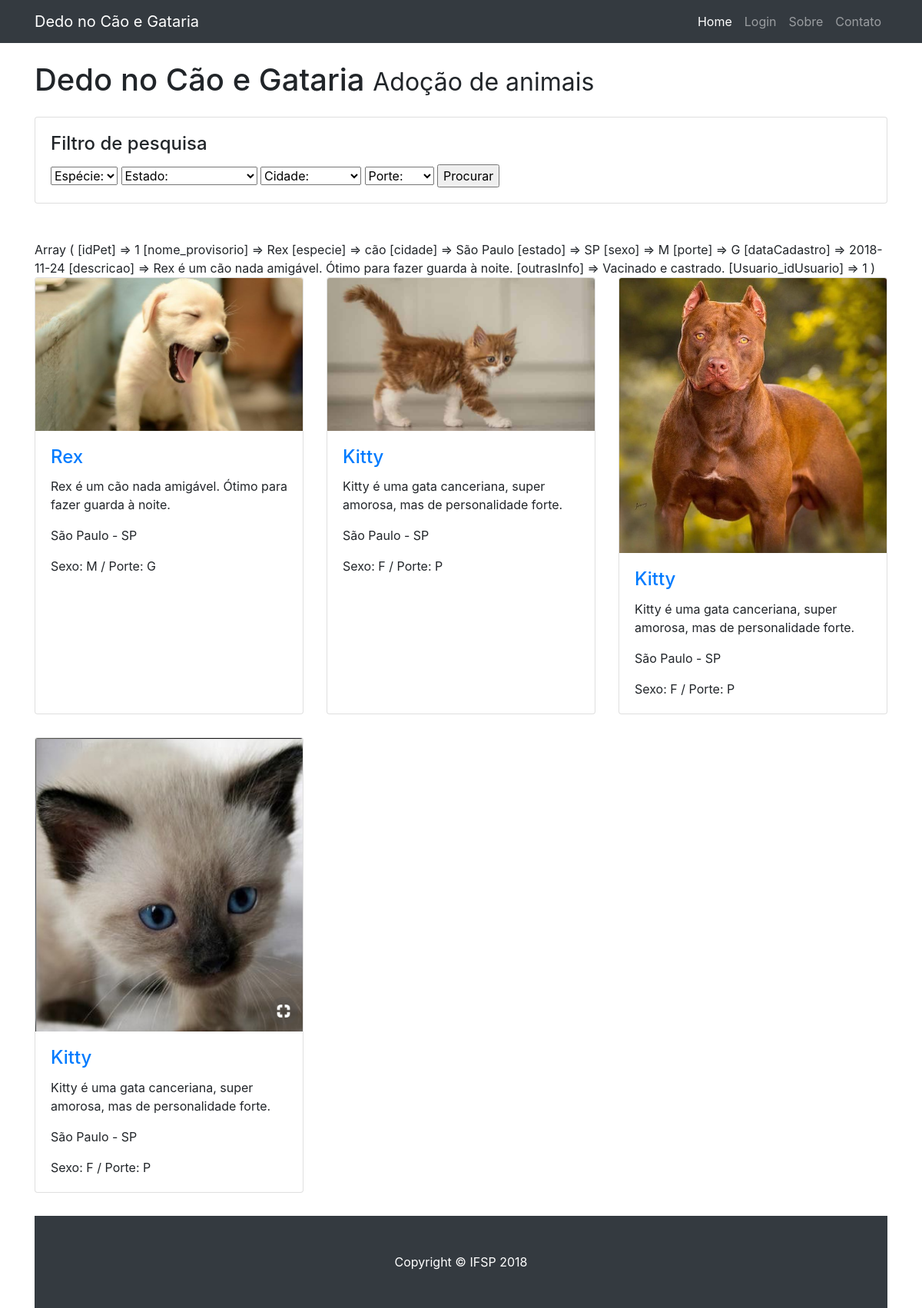
Screenshot of /startbootstrap-3-col-portfolio-gh-pages/resultadoPesquisa.php with the database file from the repository.
### tables this page shows
CREATE TABLE IF NOT EXISTS `fotosPet` (
  `idfotosPet` INT NOT NULL AUTO_INCREMENT,
  `linkFotoPerfil` VARCHAR(60) NOT NULL,
  `linkFoto1` VARCHAR(60) NULL,
  `linkFoto2` VARCHAR(60) NULL,
  `linkFoto3` VARCHAR(60) NULL,
  `linkFoto4` VARCHAR(60) NULL,
  `linkFoto5` VARCHAR(60) NULL,
  `linkFoto6` VARCHAR(60) NULL,
  `Pet_idPet` INT NOT NULL,
  PRIMARY KEY (`idfotosPet`),
  INDEX `fk_fotosPet_Pet1_idx` (`Pet_idPet` ASC),
  CONSTRAINT `fk_fotosPet_Pet1`
    FOREIGN KEY (`Pet_idPet`)
    REFERENCES `Pet` (`idPet`)
    ON DELETE NO ACTION
    ON UPDATE NO ACTION);

CREATE TABLE IF NOT EXISTS `Pet` (
  `idPet` INT NOT NULL AUTO_INCREMENT,
  `nome_provisorio` VARCHAR(30) NOT NULL,
  `especie` ENUM('cão', 'gato') NOT NULL,
  `cidade` VARCHAR(45) NOT NULL,
  `estado` VARCHAR(2) NOT NULL,
  `sexo` ENUM('F', 'M') NOT NULL,
  `porte` ENUM('P', 'M', 'G') NOT NULL,
  `dataCadastro` DATE NOT NULL,
  `descricao` VARCHAR(150) NOT NULL,
  `outrasInfo` VARCHAR(100) NOT NULL,
  `Usuario_idUsuario` INT NOT NULL,
  PRIMARY KEY (`idPet`),
  INDEX `fk_Pet_Usuario1_idx` (`Usuario_idUsuario` ASC),
  CONSTRAINT `fk_Pet_Usuario1`
    FOREIGN KEY (`Usuario_idUsuario`)
    REFERENCES `Usuario` (`idUsuario`)
    ON DELETE NO ACTION
    ON UPDATE NO ACTION);

### startbootstrap-3-col-portfolio-gh-pages/envioPesquisa.php (called while the page is built, shortened)
<?php
    require('conexaoBanco.php');
    $pesquisaPet = "SELECT * from pet";
    $result_pesquisaPet = mysqli_query($conn, $pesquisaPet);
    $array_pesquisaPet = mysqli_fetch_assoc($result_pesquisaPet);
    print_r($array_pesquisaPet);
?>

### startbootstrap-3-col-portfolio-gh-pages/resultadoPesquisa.php (the view, shortened to what this page needs)
<!DOCTYPE html>
<html lang="en">
  <head>
    <link href="vendor/bootstrap/css/bootstrap.min.css" rel="stylesheet">
    <link href="css/3-col-portfolio.css" rel="stylesheet">
  </head>
  <body>
    <nav class="navbar navbar-expand-lg navbar-dark bg-dark fixed-top">
      <div class="container">
        <a class="navbar-brand" href="index.php">Dedo no Cão e Gataria</a>
        <div class="collapse navbar-collapse" id="navbarResponsive">
          <ul class="navbar-nav ml-auto">
            <li class="nav-item active">
              <a class="nav-link" href="index.php">Home
              </a>
            </li>
            <li class="nav-item">
              <a class="nav-link" href="login.php">Login</a>
            </li>
            <li class="nav-item">
              <a class="nav-link" href="#">Sobre</a>
            </li>
            <li class="nav-item">
              <a class="nav-link" href="#">Contato</a>
            </li>
          </ul>
        </div>
      </div>
    </nav>
    <div class="container">
      <h1 class="my-4">Dedo no Cão e Gataria
        <small>Adoção de animais</small>
      </h1>
          <div>
            <div class='card h-100'>
                  <div class='card-body'>
                    <h4 class='card-title'>
                        Filtro de pesquisa
                    </h4>
                    <form name="pesquisaForm" id="pesquisaForm" method="post" action="envioPesquisa.php">
                      <select name="especie">
                            <option value="" selected="selected">Espécie:</option>
                            </select>
                            <select name="UF">
                              <option value="" selected="selected">Estado:</option>
                            </select>
                              <select name="cidade">
                                <option value="" selected="selected">Cidade:</option>
                              </select>
                              <select name="porte">
                                <option value="" selected="selected">Porte:</option>
                              </select>
                      <input type="submit" name="Enviar" id="Enviar" value="Procurar">
                    </form>
                  </div>
            </div>
          <br><br>
      <?php
        require('envioPesquisa.php');
        $result_sqlPet=mysqli_query($conn, $pesquisaPet);
        $array_sqlPet=mysqli_fetch_array($result_sqlPet);
        $sqlFotosPet="SELECT * FROM fotosPet";
        $result_sqlFotosPet=mysqli_query($conn,$sqlFotosPet);
        $array_sqlFotosPet=mysqli_fetch_array($result_sqlFotosPet);
        echo  "<div class='row '>\n";
        echo  " <div class='col-lg-4 col-sm-6 portfolio-item'>\n";
        echo  "   <div class='card h-100'>";
        echo  "     <a href='#'><img class='card-img-top' src='.".$array_sqlFotosPet[1]."' alt=''></a>\n";
        echo  "       <div class='card-body'>\n";
        echo  "         <h4 class='card-title'>\n";
        echo  "           <a href='/animal.php'>".$array_sqlPet[1]."</a>\n";
        echo  "         </h4>";
        echo  "           <p class='card-text'>".$array_sqlPet[8]."</p>\n";
        echo  "           <p class='card-text'>".$array_sqlPet[3]." - ".$array_sqlPet[4]."</p>\n";
        echo  "           <p class='card-text'> Sexo: ".$array_sqlPet[5]." / Porte: ".$array_sqlPet[6]."</p>\n";
        echo  "   </div>\n";
        echo  " </div>\n";
        echo  "</div>\n";
        $rowsqlPet = mysqli_fetch_assoc($result_sqlPet);
        while ( $rowsqlFotosPet = mysqli_fetch_assoc($result_sqlFotosPet) ) {
          echo    "<div class='col-lg-4 col-sm-6 portfolio-item'>";
          echo      "<div class='card h-100'>";
          echo        "<a href='#'><img class='card-img-top' src='.".$rowsqlFotosPet["linkFotoPerfil"]."' alt=''></a>";
          echo            "<div class='card-body'>";
          echo              "<h4 class='card-title'>";
          echo                 "<a href='/animal.php'>".$rowsqlPet["nome_provisorio"]."</a>";
          echo              "</h4>";
          echo          "<p class='card-text'>".$rowsqlPet["descricao"]."</p>";
          echo          "<p class='card-text'>".$rowsqlPet["cidade"]." - ".$rowsqlPet["estado"]."</p>";
          echo          "<p class='card-text'> Sexo: ".$rowsqlPet["sexo"]." / Porte: ".$rowsqlPet["porte"]."</p>";
          echo        "</div>";
          echo      "</div>";
          echo    "</div>";
        }
        echo   "</div>";
      ?>
    </div>
    <footer class="py-5 bg-dark">
      <div class="container">
        <p class="m-0 text-center text-white">Copyright &copy; IFSP 2018</p>
      </div>
    </footer>
  </body>
</html>

### rows the page displays
fotospet: linkFotoPerfil (picture)
pet: nome_provisorio "Rex", descricao "Rex é um cão nada amigável. Ótimo para fazer guarda à noite.", cidade "São Paulo", estado "SP", sexo "M", porte "G"
fotospet: linkFotoPerfil (picture), Pet_idPet.nome_provisorio "Kitty", Pet_idPet.descricao "Kitty é uma gata canceriana, super amorosa, mas de personalidade forte.", Pet_idPet.cidade "São Paulo", Pet_idPet.estado "SP", Pet_idPet.sexo "F", Pet_idPet.porte "P"
fotospet: linkFotoPerfil (picture)
pet: nome_provisorio "Kitty", descricao "Kitty é uma gata canceriana, super amorosa, mas de personalidade forte.", cidade "São Paulo", estado "SP", sexo "F", porte "P"
fotospet: linkFotoPerfil (picture)
